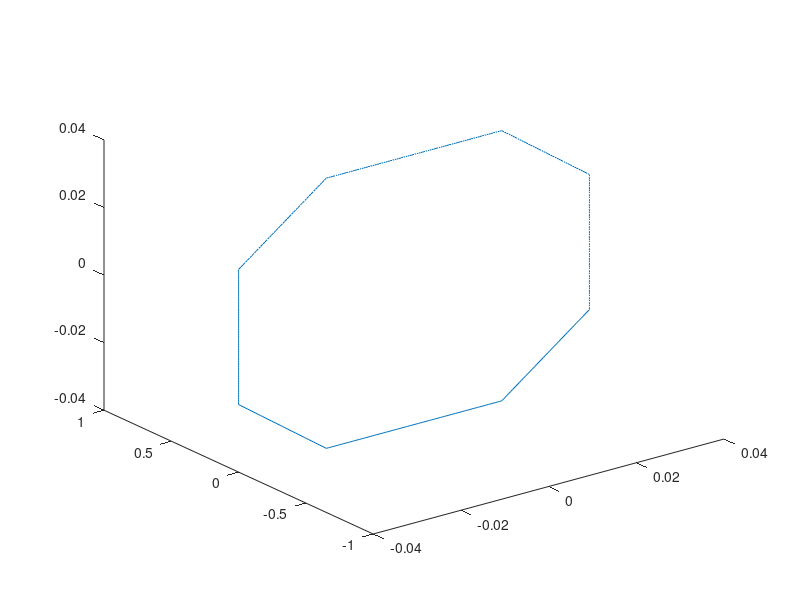

This figure's MATLAB source:

%rng('shuffle');

%px = zeros(1,81);%normrnd(0,0.005,1,40000);
%py = [0,0.05,0.1,0.15,0.2,0.25,0.3,0.35,0.4,0.45,0.5,0.55,0.6,0.65,0.7,0.75,0.8,0.85,0.9,0.95,1,1.05,1.1,1.15,1.2,1.25,1.3,1.35,1.4,1.45,1.5,1.55,1.6,1.65,1.7,1.75,1.8,1.85,1.9,1.95,2,1.95,1.9,1.85,1.8,1.75,1.7,1.65,1.6,1.55,1.5,1.45,1.4,1.35,1.3,1.25,1.2,1.15,1.1,1.05,1,0.95,0.9,0.85,0.8,0.75,0.7,0.65,0.6,0.55,0.5,0.45,0.4,0.35,0.3,0.25,0.20,0.15,0.1,0.05,0];%normrnd(0,0.005,1,40000);
%pz = [0,0.05,0.1,0.15,0.2,0.25,0.3,0.35,0.4,0.45,0.5,0.55,0.6,0.65,0.7,0.75,0.8,0.85,0.9,0.95,1,0.95,0.9,0.85,0.8,0.75,0.7,0.65,0.6,0.55,0.5,0.45,0.4,0.35,0.3,0.25,0.2,0.15,0.1,0.05,0,-0.05,-0.1,-0.15,-0.2,-0.25,-0.3,-0.35,-0.4,-0.45,-0.5,-0.55,-0.6,-0.65,-0.7,-0.75,-0.8,-0.85,-0.9,-0.95,-1,-0.95,-0.9,-0.85,-0.8,-0.75,-0.7,-0.65,-0.6,-0.55,-0.5,-0.45,-0.4,-0.35,-0.3,-0.25,-0.2,-0.15,-0.1,-0.05,0];%zeros(1,40000);

%coordz = [px;py;pz];
%coordz2 = [px,py,pz];

%% Square/Parallelogram
y1 = 0:0.0005:0.04;
y2 = (0.04-0.0005):-0.0005:0;
py = [y1,y2];

z1 = 0:0.0005:0.02;
z2 = (0.02-0.0005):-0.0005:-0.02;
z3 = (-0.02+0.0005):0.0005:0;
pz = [z1,z2,z3];

px = zeros(1,length(py));

plot3(px,py,pz) 

save('coordinatez.txt');
fid = fopen('coordinatez.txt', 'wt');

for i = 1:length(px)
    fprintf(fid,'% f \n',px(i));
    fprintf(fid,'% f \n',py(i));
    fprintf(fid,'% f \n',pz(i));
end

fclose(fid);

%% Octagan - 0.02
y = zeros(1,20);
y1 = -0.02:0.0005:0.02;
y2 = y + 0.02;
y3 = (0.02-0.0005):-0.0005:-0.02;
y4 = y -0.02;
py = [y1, y2, y3 ,y4];

z = zeros(1,20);
z1 = 0.01:0.0005:0.02;
z2 = z + 0.02                                                                                                                                                                                                                                                                                                                                                                                                                          ;
z3 = (0.02-0.0005):-0.0005:-0.02;
z4 = z - 0.02;
z5 = (-0.02+0.0005):0.0005:0.01;
pz = [z1, z2, z3, z4, z5];

px = zeros(1,length(py));

plot3(px,py,pz) 

save('coordinatez_oct.txt');
fid = fopen('coordinatez_oct.txt', 'wt');

for i = 1:length(px)
    fprintf(fid,'% f \n',px(i));
    fprintf(fid,'% f \n',py(i));
    fprintf(fid,'% f \n',pz(i));
end

fclose(fid);

%% Octagan - 0.04
y = zeros(1,80);
y1 = -0.04:0.0005:0.04;
y2 = y + 0.04;
y3 = (0.04-0.0005):-0.0005:-0.04;
y4 = y -0.04;
py = [y1, y2, y3 ,y4];

z = zeros(1,80);
z1 = 0.02:0.0005:0.04;
z2 = z + 0.04                                                                                                                                                                                                                                                                                                                                                                                                                          ;
z3 = (0.04-0.0005):-0.0005:-0.04;
z4 = z - 0.04;
z5 = (-0.04+0.0005):0.0005:0.02;
pz = [z1, z2, z3, z4, z5];

px = zeros(1,length(py));

plot3(px,py,pz) 

save('coordinatez_oct.txt');
fid = fopen('coordinatez_oct.txt', 'wt');

for i = 1:length(px)
    fprintf(fid,'% f \n',px(i));
    fprintf(fid,'% f \n',py(i));
    fprintf(fid,'% f \n',pz(i));
end

fclose(fid);

%% Octagan - 0.04, xy
y = zeros(1,80);
y1 = -0.04:0.0005:0.04;
y2 = y + 0.04;
y3 = (0.04-0.0005):-0.0005:-0.04;
y4 = y -0.04;
py = [y1, y2, y3 ,y4];

x = zeros(1,80);
x1 = 0.02:0.0005:0.04;
x2 = x + 0.04                                                                                                                                                                                                                                                                                                                                                                                                                          ;
x3 = (0.04-0.0005):-0.0005:-0.04;
x4 = x - 0.04;
x5 = (-0.04+0.0005):0.0005:0.02;
px = [x1, x2, x3, x4, x5];

pz = zeros(1,length(py));

plot3(px,py,pz) 

save('coordinatez_oct.txt');
fid = fopen('coordinatez_oct.txt', 'wt');

for i = 1:length(px)
    fprintf(fid,'% f \n',px(i));
    fprintf(fid,'% f \n',py(i));
    fprintf(fid,'% f \n',pz(i));
end

fclose(fid);

%% Octagan - 0.04, zx
x = zeros(1,80);
x1 = -0.04:0.0005:0.04;
x2 = x + 0.04;
x3 = (0.04-0.0005):-0.0005:-0.04;
x4 = x -0.04;
px = [x1, x2, x3 ,x4];

z = zeros(1,80);
z1 = 0.02:0.0005:0.04;
z2 = z + 0.04                                                                                                                                                                                                                                                                                                                                                                                                                          ;
z3 = (0.04-0.0005):-0.0005:-0.04;
z4 = z - 0.04;
z5 = (-0.04+0.0005):0.0005:0.02;
pz = [z1, z2, z3, z4, z5];

py = zeros(1,length(pz));

plot3(px,py,pz) 

save('coordinatez_oct.txt');
fid = fopen('coordinatez_oct.txt', 'wt');

for i = 1:length(px)
    fprintf(fid,'% f \n',px(i));
    fprintf(fid,'% f \n',py(i));
    fprintf(fid,'% f \n',pz(i));
end

fclose(fid);
